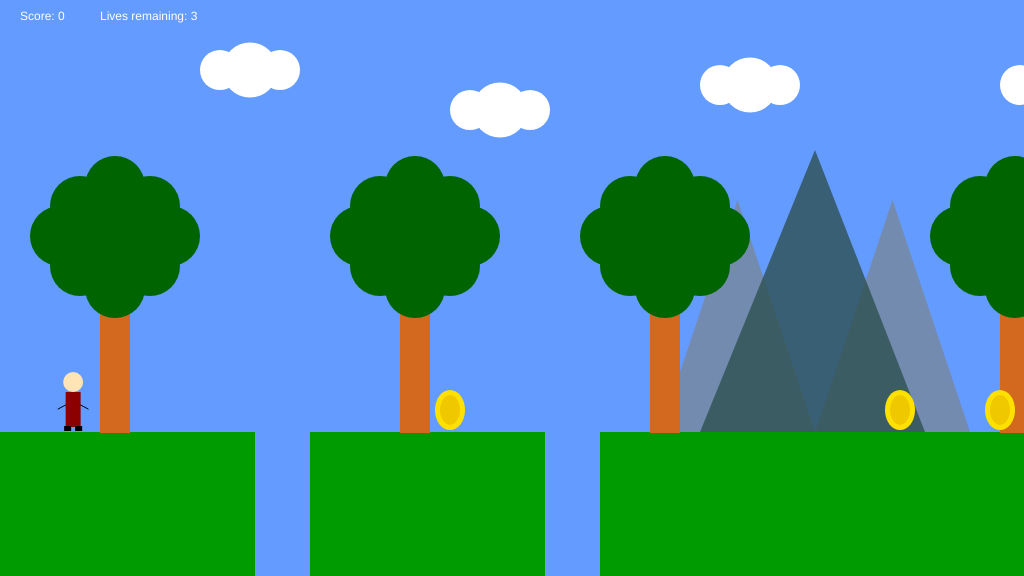
Frame 1 (no input)
Frame 60 (no input): identical to frame 1, image omitted
Frame 120 (the mouse pressed at the canvas centre since frame 60): identical to frame 1, image omitted

The p5.js sketch that drew this single still picture (run headless with seeded random() and noise() and a simulated clock; from frame 60 on, the mouse is pressed at the canvas centre):

// p5.js sketch
// ── sketch.js
/*

The Game Project 5 - Bring it all together

*/

var gameChar_x;
var gameChar_y;
var floorPos_y;
var scrollPos;
var gameChar_world_x;

var isLeft;
var isRight;
var isFalling;
var isPlummeting;

var clouds;
var mountain;
var trees_x;
var canyon;
var collectable;

var game_score;
var flagpole;
var lives;

function setup()
{
	createCanvas(1024, 576);
	floorPos_y = height * 3/4;
	
    lives = 3;
    startGame();
}

function startGame()
{
    gameChar_x = width/14;
	gameChar_y = floorPos_y;

	// Variable to control the background scrolling.
	scrollPos = 0;

	// Variable to store the real position of the gameChar in the game
	// world. Needed for collision detection.
	gameChar_world_x = gameChar_x - scrollPos;

	// Boolean variables to control the movement of the game character.
	isLeft = false;
	isRight = false;
	isFalling = false;
	isPlummeting = false;

	// Initialise arrays of scenery objects.
    trees_x = [100,400,650,1000,1300,1450,1720,2000];
    
    clouds = [{x_pos:100,y_pos:70},
              {x_pos:350,y_pos:110},
              {x_pos:600,y_pos:85},
              {x_pos:900,y_pos:85},
              {x_pos:1010,y_pos:70},
              {x_pos:1200,y_pos:85},
              {x_pos:1880,y_pos:65},
              {x_pos:1350,y_pos:90},
              {x_pos:1790,y_pos:85},
              {x_pos:1630,y_pos:75}];
    
    canyon = [{x: 255, y: 432, width: 55, height: 144},
              {x: 545, y: 432, width: 55, height: 144},
              {x: 1500, y: 432, width: 55, height: 144},
              {x: 1045, y: 432, width: 55, height: 144},
              {x: 1185, y: 432, width: 55, height: 144}
             ];
    
    mountain = [{x:0, y:0},
                {x:1000, y:1000},
                {x:1500,y:1500}];
    
    collectable = [{x:900, y:floorPos_y - 22, size:20, isFound:false},
                   {x:450, y:floorPos_y - 22, size:20, isFound:false},
                   {x:1000, y:floorPos_y - 22, size:20, isFound:false},
                   {x:1150, y:floorPos_y - 22, size:20, isFound:false},
                   {x:1350, y:floorPos_y - 22, size:20, isFound:false},
                   {x:1570, y:floorPos_y - 22, size:20, isFound:false},
                   {x:1630, y:floorPos_y - 22, size:20, isFound:false},
                   {x:1890, y:floorPos_y - 22, size:20, isFound:false}
                  ];
    
    game_score = 0;
    flagpole = {isReached: false, x_pos: 2200};
}

function draw()
{
	background(100, 155, 255); // fill the sky blue

	noStroke();
	fill(0,155,0);
	rect(0, floorPos_y, width, height/4); // draw some green ground
    
    push();
    translate(scrollPos,0);

	// Draw clouds.
    drawClouds();

	// Draw mountains.
    drawMountains();

	// Draw trees.
    drawTrees();

	// Draw canyons.
    for(var i = 0; i < canyon.length; i++)
    {
        drawCanyon(canyon[i]); 
        checkCanyon(canyon[i]);
    }
    
    
	// Draw collectable items.
    for(var i = 0; i < collectable.length; i++)
    {
        if(collectable[i].isFound == false)
        {
            drawCollectable(collectable[i]);
            checkCollectable(collectable[i]);
        }
       
    }

  
    renderFlagpole();
    checkPlayerDie();
    
    pop();

	// Draw game character.
	
	drawGameChar();
    
    //draw game score and lives counter
    
    fill(255);
    noStroke();
    text("Score: " + game_score, 20, 20);
    text("Lives remaining: " + lives, 100, 20);
    
    //gameWin and gameOver conditions
   
    if(lives < 1)
    {
        gameOver();
        return;
        
    }
    
    
    if(flagpole.isReached == true)
    {
        gameWin();
        return;
    }
    

	// Logic to make the game character move or the background scroll.
	if(isLeft)
	{
		if(gameChar_x > width * 0.2)
		{
			gameChar_x -= 5;
		}
		else
		{
			scrollPos += 5;
		}
	}

	if(isRight)
	{
		if(gameChar_x < width * 0.8)
		{
			gameChar_x  += 5;
		}
		else
		{
			scrollPos -= 5; // negative for moving against the background
		}
	}
    

    

    // Logic to make the game character rise and fall.
    
   if(gameChar_y < floorPos_y)
    {
        gameChar_y += 2;
        isFalling = true;
    }
    else
    {
        isFalling = false;    
    }
    
    if(isPlummeting)
    {
        gameChar_y += 5;
    }
    
    if(flagpole.isReached == false)
    {
        checkFlagpole();
    }
    

	// Update real position of gameChar for collision detection.
	gameChar_world_x = gameChar_x - scrollPos;
}


// ---------------------
// Key control functions
// ---------------------

function keyPressed()
{

    if(keyCode == 37)
    {
        isLeft = true;    
    }
    
   if(keyCode == 39)
    {
        isRight = true;
    }
    
    if(key == " " || key == "w")
    {
        if(!isFalling)
        {
            gameChar_y -= 100;
        }
    }
    

}

function keyReleased()
{

	if(keyCode == 37)
    {
        isLeft = false;    
    }
    
    
    if(keyCode == 39)
    {
        isRight = false;
    }

}


// ------------------------------
// Game character render function
// ------------------------------

// Function to draw the game character.

function drawGameChar()
{
	// draw game character
    if(isLeft && isFalling)
	{
		// add your jumping-left code
        fill(255,228,181);
        ellipse(gameChar_x, gameChar_y-50, 20, 20);
    
        fill(140,0,0);
        rect(gameChar_x-7.5,gameChar_y-40, 15,35);
    
        fill(0);
        rect(gameChar_x-10,gameChar_y-12,5,8);
        rect(gameChar_x,gameChar_y-6,5,8);
    
        stroke(0);
        strokeWeight(1);
        line(gameChar_x,gameChar_y-27,gameChar_x-15,gameChar_y-32);

	}
	else if(isRight && isFalling)
	{
		// add your jumping-right code
        fill(255,228,181);
        ellipse(gameChar_x, gameChar_y-50, 20, 20);
    
        fill(140,0,0);
        rect(gameChar_x-7.5,gameChar_y-40, 15,35);
    
        fill(0);
        rect(gameChar_x+4,gameChar_y-12,5,8);
        rect(gameChar_x-6,gameChar_y-6,5,8);
    
        stroke(0);
        strokeWeight(1);
        line(gameChar_x,gameChar_y-27,gameChar_x+15,gameChar_y-33);

	}
	else if(isLeft)
	{
		// add your walking left code
        fill(255,228,181);
        ellipse(gameChar_x, gameChar_y-50, 20, 20);
    
        fill(140,0,0);
        rect(gameChar_x-7.5,gameChar_y-40, 15,35);
    
        fill(0);
        rect(gameChar_x-10,gameChar_y-6,7,5);
        rect(gameChar_x-8,gameChar_y-6,7,5);
    
        stroke(0);
        strokeWeight(1);
        line(gameChar_x,gameChar_y-27,gameChar_x-15,gameChar_y-23);

	}
	else if(isRight)
	{
		// add your walking right code
        fill(255,228,181);
        ellipse(gameChar_x, gameChar_y-50, 20, 20);
    
        fill(140,0,0);
        rect(gameChar_x-7.5,gameChar_y-40, 15,35);
    
        fill(0);
        rect(gameChar_x+3,gameChar_y-6,7,5);
        rect(gameChar_x+1,gameChar_y-6,7,5);
    
        stroke(0);
        strokeWeight(1);
        line(gameChar_x,gameChar_y-27,gameChar_x+15,gameChar_y-23);

	}
	else if(isFalling || isPlummeting)
	{
		// add your jumping facing forwards code
        fill(255,228,181);
        ellipse(gameChar_x, gameChar_y-50, 20, 20);
    
        fill(140,0,0);
        rect(gameChar_x-7.5,gameChar_y-40, 15,35);
    
        fill(0);
        rect(gameChar_x+2,gameChar_y-11,5,8);
        rect(gameChar_x-9,gameChar_y-6,7,5);
    
        stroke(0);
        strokeWeight(1);
        line(gameChar_x+7.5,gameChar_y-27,gameChar_x+15,gameChar_y-31);
        line(gameChar_x-7.5,gameChar_y-27,gameChar_x-15,gameChar_y-31);

	}
	else
	{
		// add your standing front facing code
        fill(255,228,181);
        //ellipse(gameChar_x, gameChar_y-60, 20, 20);
        ellipse(gameChar_x, gameChar_y-50, 20, 20);
    
        fill(140,0,0);
        rect(gameChar_x-7.5,gameChar_y-40, 15,35);
    
        fill(0);
        rect(gameChar_x+2,gameChar_y-6,7,5);
        rect(gameChar_x-9,gameChar_y-6,7,5);
    
        stroke(0);
        strokeWeight(1);
        line(gameChar_x+7.5,gameChar_y-27,gameChar_x+15,gameChar_y-23);
        line(gameChar_x-7.5,gameChar_y-27,gameChar_x-15,gameChar_y-23);

	}
}

// ---------------------------
// Background render functions
// ---------------------------

// Function to draw cloud objects.
function drawClouds()
{
    for(var i = 0; i < clouds.length; i++)
    {
        fill(255,255,255);
        ellipse(clouds[i].x_pos+150,clouds[i].y_pos,55,55);
        ellipse(clouds[i].x_pos+120,clouds[i].y_pos,40,40);
        ellipse(clouds[i].x_pos+180,clouds[i].y_pos,40,40);
    }
}

// Function to draw mountains objects.
function drawMountains()
{
    for(var i = 0; i < mountain.length; i++)
    {
        noStroke();
        fill(119,136,153,200);
        triangle(mountain[i].x+737.5,mountain[i].y+200,mountain[i].x+660,mountain[i].y+432,mountain[i].x+815,mountain[i].y+432);
        triangle(mountain[i].x+892.5,mountain[i].y+200,mountain[i].x+970,mountain[i].y+432,mountain[i].x+815,mountain[i].y+432);
    
        fill(47,79,79,200);
        triangle(mountain[i].x+815,mountain[i].y+150,mountain[i].x+700,mountain[i].y+432,mountain[i].x+925,mountain[i].y+432);
    }
}

// Function to draw trees objects.
function drawTrees()
{
    for(var i = 0; i < trees_x.length; i++)
    {
        noStroke();
        fill(210,105,30);
        rect(trees_x[i],height/2,30,145);
        fill(0,100,0);
        ellipse(trees_x[i]+15,height/2,60,60);
        ellipse(trees_x[i]+50,height/2-22,60,60);
        ellipse(trees_x[i]-20,height/2-22,60,60);
        ellipse(trees_x[i]+15,height/2-32,60,60);
        ellipse(trees_x[i]+70,height/2-52,60,60);
        ellipse(trees_x[i]-40,height/2-52,60,60);
        ellipse(trees_x[i]+50,height/2-82,60,60);
        ellipse(trees_x[i]-20,height/2-82,60,60);
        ellipse(trees_x[i]+15,height/2-102,60,60);
        ellipse(trees_x[i]+15,height/2-72,90,90);
    }
}

// ---------------------------------
// Canyon render and check functions
// ---------------------------------

// Function to draw canyon objects.

function drawCanyon(t_canyon)
{
    fill(100,155,255);
    rect(t_canyon.x, t_canyon.y, t_canyon.width, t_canyon.height);          
}

// Function to check character is over a canyon.

function checkCanyon(t_canyon)
{
    if (gameChar_world_x > t_canyon.x && gameChar_world_x < t_canyon.x + t_canyon.width && gameChar_y == floorPos_y)
    {
        isPlummeting = true;
    }
}

function checkPlayerDie()
{
    if(gameChar_y > height)
    {
        lives --;
        if(lives > 0)
        {
            startGame();
        }
        else
        {
            lives = 0;
        }


    }
}



// ----------------------------------
// Collectable items render and check functions
// ----------------------------------

// Function to draw collectable objects.

function drawCollectable(t_collectable)
{
    fill(255,225,0);
    ellipse(t_collectable.x,t_collectable.y,t_collectable.size + 10,t_collectable.size + 20);
    fill(240,200,0);
    ellipse(t_collectable.x,t_collectable.y,t_collectable.size,t_collectable.size + 10);

}

// Function to check character has collected an item.

function checkCollectable(t_collectable)
{
    if(dist(gameChar_world_x, gameChar_y, t_collectable.x, t_collectable.y) < 30)
    {
        t_collectable.isFound = true;
        game_score += 1;
    }

}

function renderFlagpole()
{   
    push();
    strokeWeight(6);
    stroke(120, 0, 125);
    line(flagpole.x_pos, floorPos_y, flagpole.x_pos, floorPos_y - 250);
    fill(255, 160, 122);
    strokeWeight(1);
    
    if(flagpole.isReached)
    {
        rect(flagpole.x_pos, floorPos_y - 250, 50, 40);   
    }
    else
    {
        rect(flagpole.x_pos, floorPos_y - 50, 50, 40);
    }
    
    pop();
}

function checkFlagpole()
{
    var d = abs(gameChar_world_x - flagpole.x_pos);
    if(d < 15)
    {
        flagpole.isReached = true;
    }
}

function gameWin()
{
    push();
    fill(250,235,215);
    textSize(20);
    text("Congratulations!!! Level completed!!", width * 2/4, height/2);
    text("Press space to continue", width/2 + 30, height/2 + 30);
    pop();
}

function gameOver()
{
    push();
    textSize(40);
    fill(255,0,0);
    text("GAME OVER!!", width/3, height/2 - 30);
    textSize(20);
    fill(255,228,111);
    text("Press space to start from the beginning.", width/4 + 50, height/2);
    pop();
}
